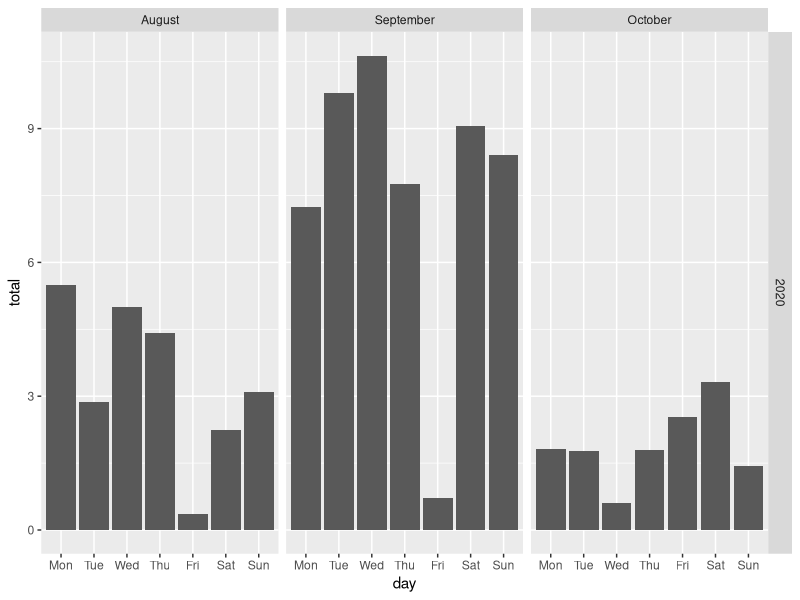

Generate this figure with R:
library(tidyverse)

#################
# Load datafile #
#################

df <- read.csv(file = "data_files/ViewingActivity.csv",
           header = T)

# Parse the dates-and times columns in the df
df$Start.Time <- parse_datetime(df$Start.Time)
df$Duration <- parse_time(df$Duration)

###################
# Total watchtime #
###################

df2 = df %>% mutate("day" = weekdays(Start.Time, abbreviate = TRUE),
                       "month" = months(Start.Time),
                       "year" =  lubridate::year(Start.Time)
                       ) 
df2$day = factor(df2$day, levels = c("Mon","Tue","Wed","Thu","Fri","Sat","Sun"),
                    ordered = TRUE)
df2$month = factor(df2$month, levels = c("January","February","March","April",
                                         "May","June","July","August",
                                         "September","October","November","December"),
                   ordered = TRUE)

 df2 %>%
  dplyr::group_by(day, month, year) %>%
  dplyr::summarise("total" = sum(Duration)/3600) %>% 
  ggplot(aes(x = day, y = total))+
  geom_bar(stat = "identity")+
  facet_grid(year~month, scale = "free")
